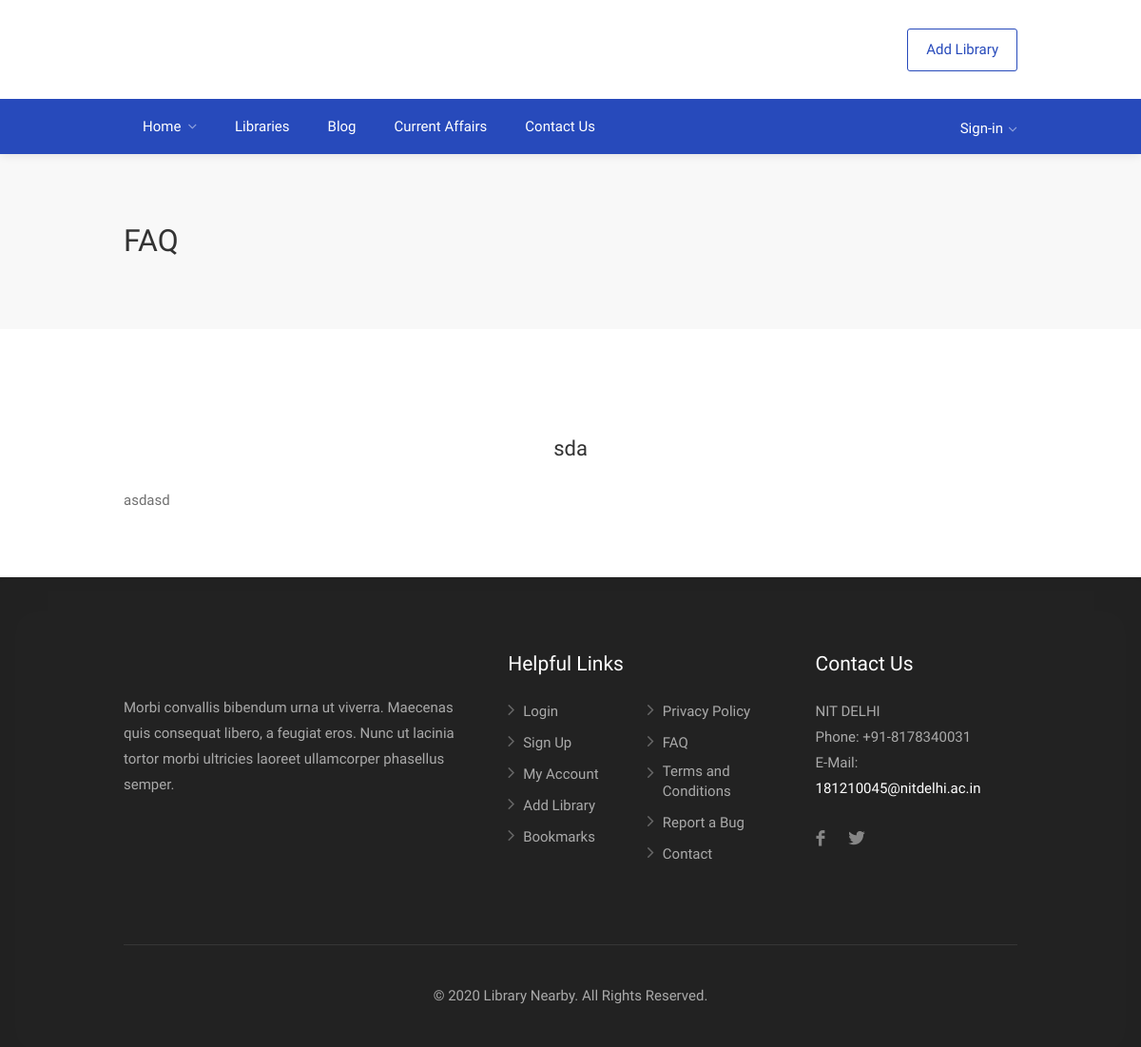
The page /faq/1 on the database as committed earlier.
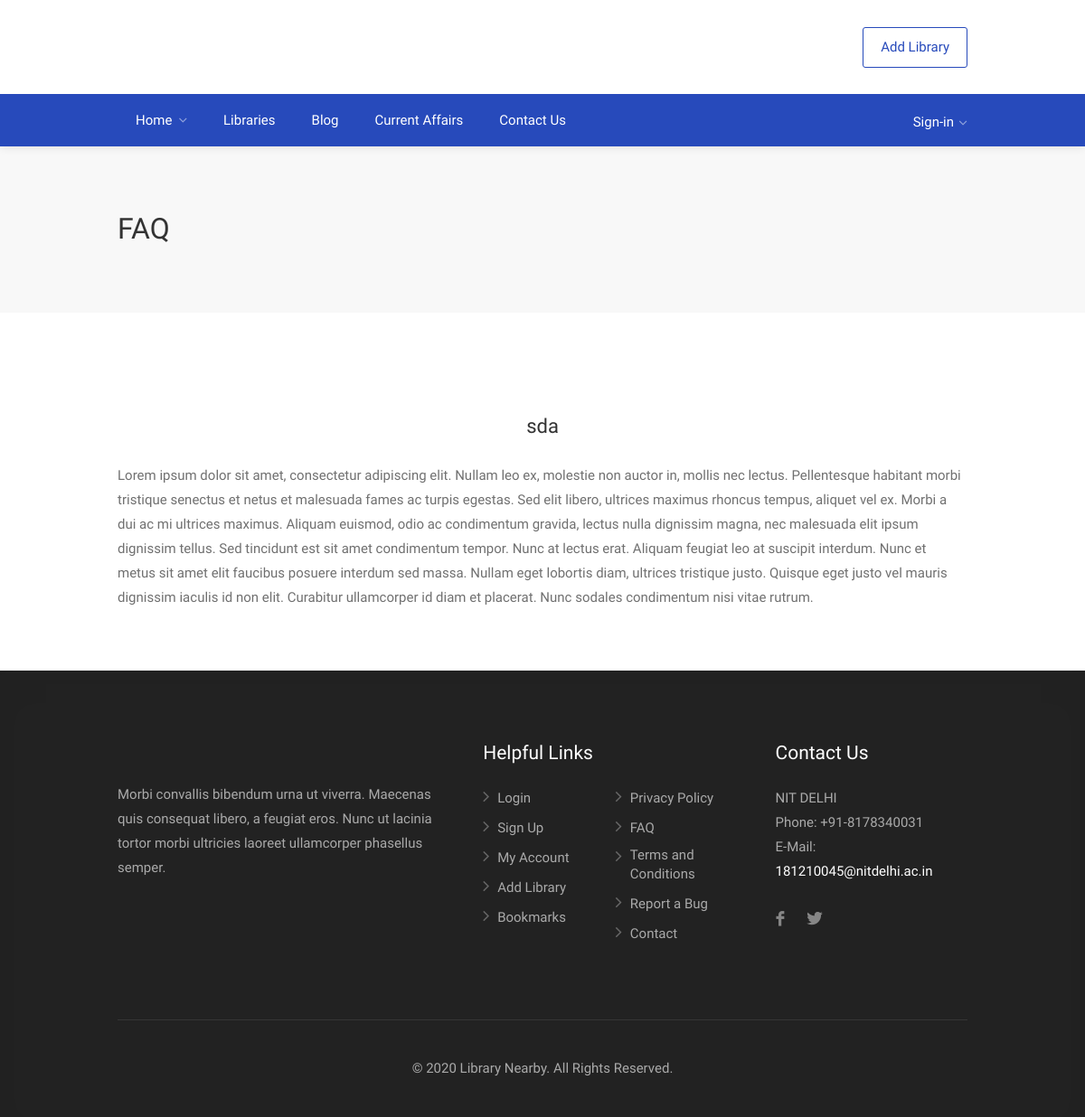
The same page on the database as committed later.
### core/models.py (models this page shows, shortened)
class faq(models.Model):
    question = models.CharField(max_length=200)
    answer = models.TextField()
    class Meta:
        verbose_name_plural = 'FAQ'

### core/views.py (the view)
# urls.py: path('faq/<int:id>', views.FAQDetailView , name='faqdetail'),
def FAQDetailView(request, id):
    faq = get_object_or_404(models.faq, id=id)
    context = {
        'faq':faq,
    }
    return render(request, 'faqdetail.html', context)

### templates/faqdetail.html (shortened to what this page needs)
{% extends 'base.html' %}
{% load static %}
{% block content %}
<div id="wrapper" class="mm-page mm-slideout">
<div id="titlebar">
	<div class="container">
		<div class="row">
			<div class="col-md-12">
				<h2>FAQ</h2>
			</div>
		</div>
	</div>
</div>
<div class="container" style="margin-bottom: 50px">
	<div class="row">
		<div class="col-md-12">
		<h4 class="headline with-border margin-top-45 margin-bottom-25" style="text-align: center"> {{faq.question}} </h4>
            <p>
                {{faq.answer|escape|linebreaks }}
            </p>
		</div>
	</div>
</div>
</div>
{% endblock content %}

Rows that differ between the two databases and show on the page:
changed faq "sda": answer "asdasd" → "Lorem ipsum dolor sit amet, consectetur adipiscing elit. Nullam leo ex, molestie non auctor in, mollis nec lectus. Pellentesque habitant morbi tristique senectus et netus et malesuada fames ac turpis egestas. Sed elit libero, ultrices maximus rhoncus tempus, aliquet vel ex. Morbi a dui ac mi ultrices maximus. Aliquam euismod, odio ac condimentum gravida, lectus nulla dignissim magna, nec malesuada elit ipsum dignissim tellus. Sed tincidunt est sit amet condimentum tempor. Nunc at lectus erat. Aliquam feugiat leo at suscipit interdum. Nunc et metus sit amet elit faucibus posuere interdum sed massa. Nullam eget lobortis diam, ultrices tristique justo. Quisque eget justo vel mauris dignissim…"
